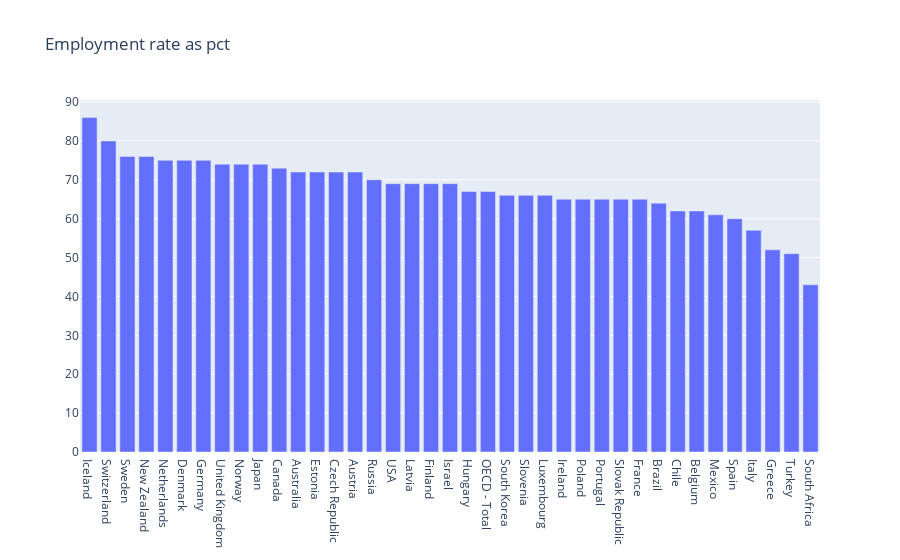

The cell this chart's notebook holds for it:
### Code cell
fig = go.Figure()

data = df.sort_values(by='Employment rate as pct',ascending=False)

fig.add_trace(go.Bar(x=data['Country'],y=data['Employment rate as pct']))

fig.update_layout(title='Employment rate as pct')

iplot(fig)

### Figure 1 — Plotly figure (JSON) as saved in the notebook; plotly's stock layout.template omitted (floating-point values rounded to 4 significant figures)
{"data": [{"type": "bar", "x": ["Iceland", "Switzerland", "Sweden", "New Zealand", "Netherlands", "Denmark", "Germany", "United Kingdom", "Norway", "Japan", "Canada", "Australia", "Estonia", "Czech Republic", "Austria", "Russia", "USA", "Latvia", "Finland", "Israel", "Hungary", "OECD - Total", "South Korea", "Slovenia", "Luxembourg", "Ireland", "Poland", "Portugal", "Slovak Republic", "France", "Brazil", "Chile", "Belgium", "Mexico", "Spain", "Italy", "Greece", "Turkey", "South Africa"], "y": [86, 80, 76, 76, 75, 75, 75, 74, 74, 74, 73, 72, 72, 72, 72, 70, 69, 69, 69, 69, 67, 67, 66, 66, 66, 65, 65, 65, 65, 65, 64, 62, 62, 61, 60, 57, 52, 51, 43]}], "layout": {"title": {"text": "Employment rate as pct"}}}
